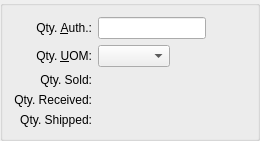
        <widget class="QGroupBox" name="_inventoryGroup">
         <property name="title">
          <string/>
         </property>
         <layout class="QGridLayout">
          <item row="0" column="0">
           <layout class="QHBoxLayout">
            <item>
             <layout class="QVBoxLayout">
              <item>
               <layout class="QGridLayout">
                <item row="0" column="0">
                 <widget class="QLabel" name="_qtyAuthLit">
                  <property name="text">
                   <string>Qty. &amp;Auth.:</string>
                  </property>
                  <property name="alignment">
                   <set>Qt::AlignRight|Qt::AlignTrailing|Qt::AlignVCenter</set>
                  </property>
                  <property name="buddy">
                   <cstring>_qtyAuth</cstring>
                  </property>
                 </widget>
                </item>
                <item row="1" column="0">
                 <widget class="QLabel" name="_qtyUOMLit">
                  <property name="text">
                   <string>Qty. &amp;UOM:</string>
                  </property>
                  <property name="alignment">
                   <set>Qt::AlignRight|Qt::AlignTrailing|Qt::AlignVCenter</set>
                  </property>
                  <property name="buddy">
                   <cstring>_qtyUOM</cstring>
                  </property>
                 </widget>
                </item>
                <item row="1" column="1">
                 <layout class="QHBoxLayout">
                  <item>
                   <widget class="XComboBox" name="_qtyUOM">
                    <property name="focusPolicy">
                     <enum>Qt::WheelFocus</enum>
                    </property>
                   </widget>
                  </item>
                  <item>
                   <spacer>
                    <property name="orientation">
                     <enum>Qt::Horizontal</enum>
                    </property>
                    <property name="sizeHint" stdset="0">
                     <size>
                      <width>16</width>
                      <height>20</height>
                     </size>
                    </property>
                   </spacer>
                  </item>
                 </layout>
                </item>
                <item row="2" column="0">
                 <widget class="QLabel" name="_qtySoldLit">
                  <property name="text">
                   <string>Qty. Sold:</string>
                  </property>
                  <property name="alignment">
                   <set>Qt::AlignRight|Qt::AlignTrailing|Qt::AlignVCenter</set>
                  </property>
                 </widget>
                </item>
                <item row="2" column="1">
                 <widget class="XLabel" name="_qtySold">
                  <property name="text">
                   <string/>
                  </property>
                  <property name="alignment">
                   <set>Qt::AlignRight|Qt::AlignTrailing|Qt::AlignVCenter</set>
                  </property>
                 </widget>
                </item>
                <item row="3" column="0">
                 <widget class="QLabel" name="_qtyReceivedLit">
                  <property name="text">
                   <string>Qty. Received:</string>
                  </property>
                  <property name="alignment">
                   <set>Qt::AlignRight|Qt::AlignTrailing|Qt::AlignVCenter</set>
                  </property>
                 </widget>
                </item>
                <item row="3" column="1">
                 <widget class="XLabel" name="_qtyReceived">
                  <property name="text">
                   <string/>
                  </property>
                  <property name="alignment">
                   <set>Qt::AlignRight|Qt::AlignTrailing|Qt::AlignVCenter</set>
                  </property>
                 </widget>
                </item>
                <item row="4" column="0">
                 <widget class="QLabel" name="_qtyReturnedLit">
                  <property name="text">
                   <string>Qty. Shipped:</string>
                  </property>
                  <property name="alignment">
                   <set>Qt::AlignRight|Qt::AlignTrailing|Qt::AlignVCenter</set>
                  </property>
                 </widget>
                </item>
                <item row="4" column="1">
                 <widget class="XLabel" name="_qtyShipped">
                  <property name="text">
                   <string/>
                  </property>
                  <property name="alignment">
                   <set>Qt::AlignRight|Qt::AlignTrailing|Qt::AlignVCenter</set>
                  </property>
                 </widget>
                </item>
                <item row="0" column="1">
                 <layout class="QHBoxLayout" name="horizontalLayout">
                  <item>
                   <widget class="XLineEdit" name="_qtyAuth">
                    <property name="sizePolicy">
                     <sizepolicy hsizetype="Expanding" vsizetype="Fixed">
                      <horstretch>0</horstretch>
                      <verstretch>0</verstretch>
                     </sizepolicy>
                    </property>
                    <property name="maximumSize">
                     <size>
                      <width>32767</width>
                      <height>32767</height>
                     </size>
                    </property>
                    <property name="text">
                     <string/>
                    </property>
                    <property name="alignment">
                     <set>Qt::AlignRight</set>
                    </property>
                   </widget>
                  </item>
                  <item>
                   <spacer name="horizontalSpacer">
                    <property name="orientation">
                     <enum>Qt::Horizontal</enum>
                    </property>
                    <property name="sizeHint" stdset="0">
                     <size>
                      <width>40</width>
                      <height>20</height>
                     </size>
                    </property>
                   </spacer>
                  </item>
                 </layout>
                </item>
               </layout>
              </item>
              <item>
               <spacer>
                <property name="orientation">
                 <enum>Qt::Vertical</enum>
                </property>
                <property name="sizeHint" stdset="0">
                 <size>
                  <width>20</width>
                  <height>0</height>
                 </size>
                </property>
               </spacer>
              </item>
             </layout>
            </item>
           </layout>
          </item>
         </layout>
        </widget>
